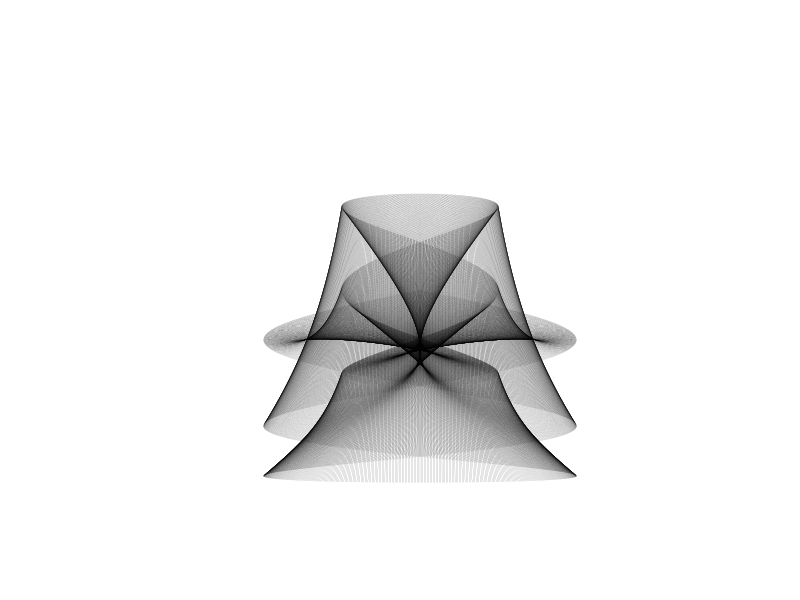
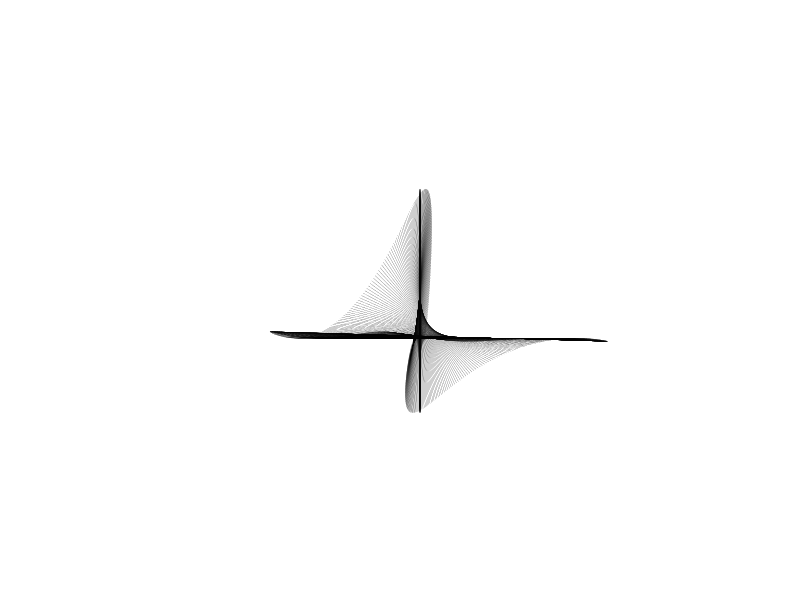
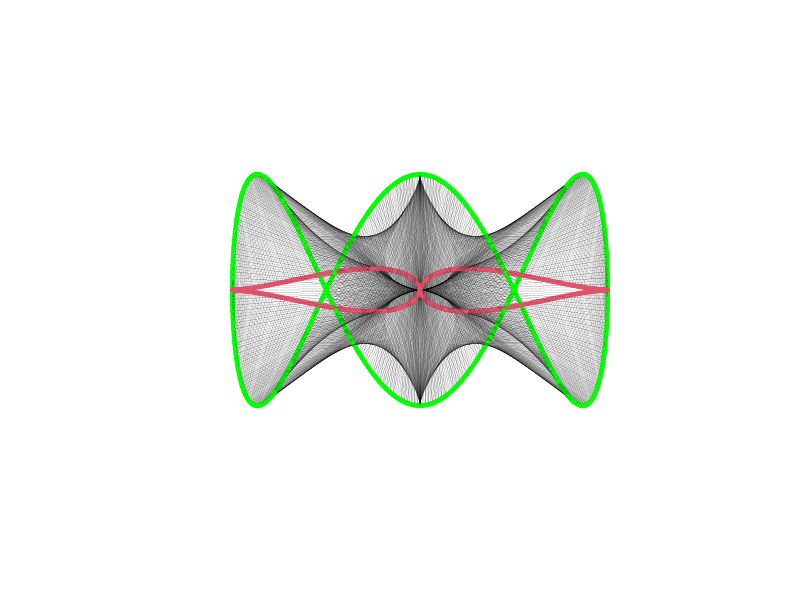
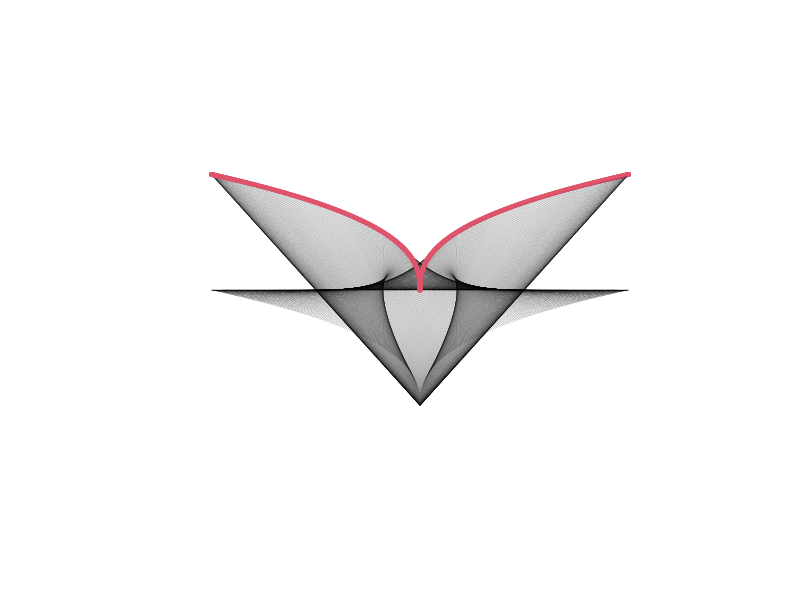
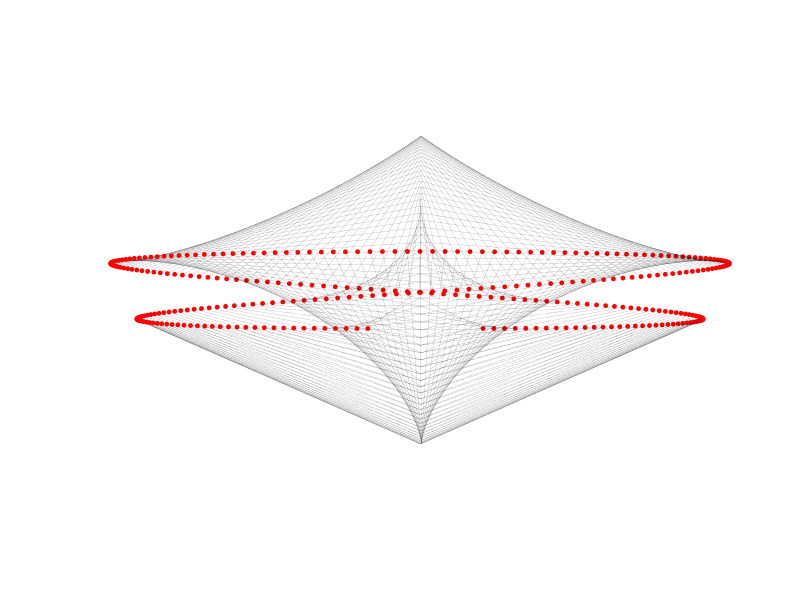
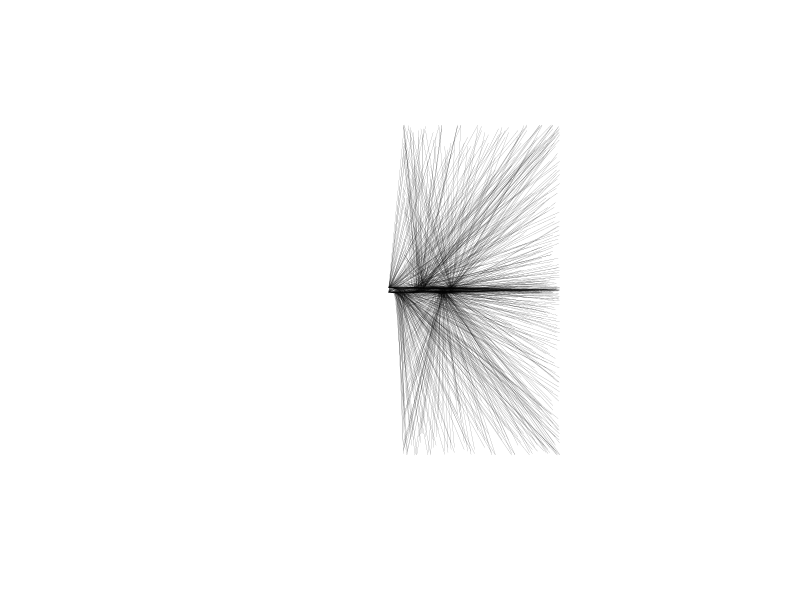
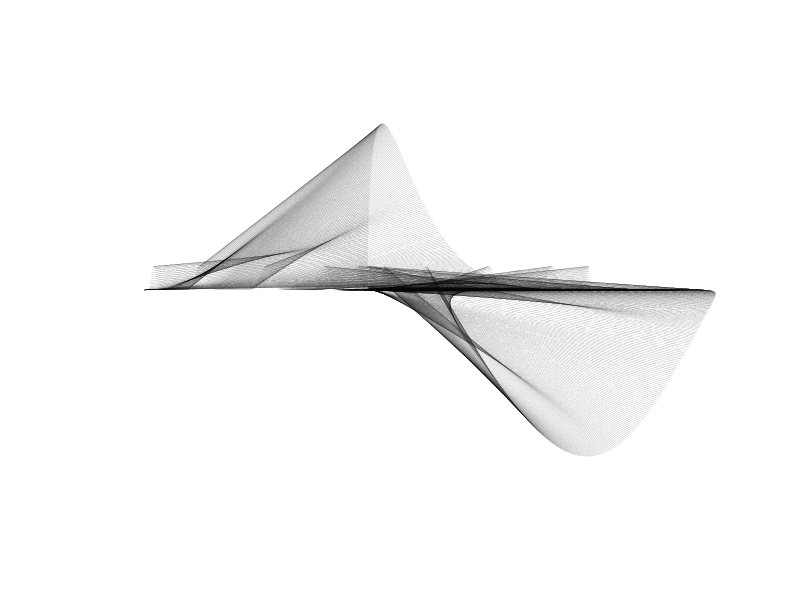
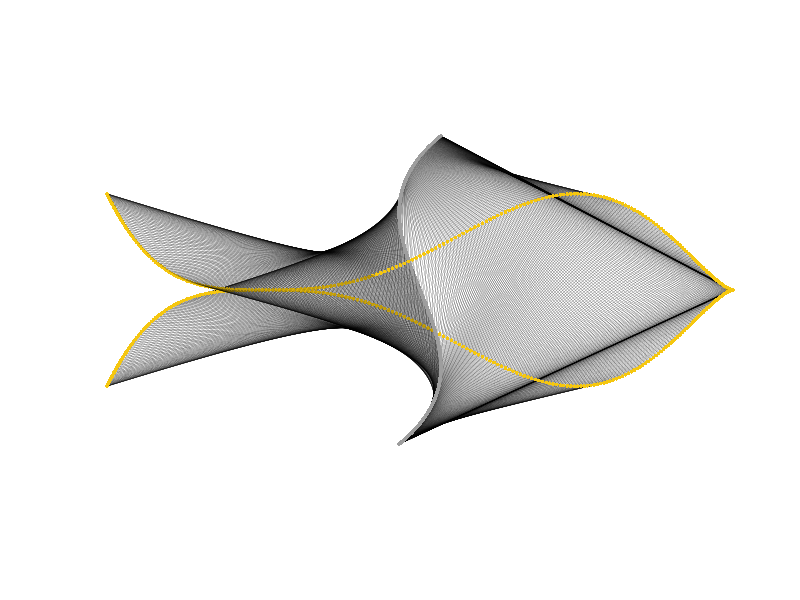

Here is the R script that generated these plots, in order:
## ---- chunk 1
knitr::opts_chunk$set(echo = TRUE)
library(fBasics)
## ---- chunk 2
### wagner

n<-1000 ## number of lines
## define coordinates of endpoints as 4 functions of k
x0<-function(k) -sin(3*pi*k/1000)
y0<-function(k) -cos(0.5*pi*k/1000)
x1<-function(k) -1/2*sin(6*pi*k/1000)
y1<-function(k) -1/2*cos(2*pi*k/1000)

par(mfrow=c(1,1))
plot(NULL,xlim=c(-2,2),ylim=c(-1,1), axes = FALSE, xlab="", ylab="")

for(k in -n:n){
segments(x0(k),y0(k),x1(k),y1(k),lwd=.1)
##points(x0(k),y0(k),col=2,pch=19,cex=.5)
}
## ---- chunk 3
n <- 1000 ##number of lins
## define coordinates of endpoints as 4 functions of k
x0 <- function(k) -4*sin(2*pi*k/1000 + pi/3)^5*sin(2*pi*k/1000)
y0 <- function(k) 4*cos(6*pi*k/1000)^2*sin(2*pi*k/1000 - pi/3)^2
x1 <- function(k) 5*sin(2*pi*k/1000)*sin(2*pi*k/1000 + pi/3)^5
y1 <- function(k) -2*sin(2*pi*k/1000 - pi/3)^2*cos(6*pi*k/1000)^2
par(mfrow=c(1,1))
plot(NULL, xlim=c(-5,5), ylim=c(-3,5), axes = FALSE, xlab="", ylab="")

for(k in 1:n){ ##e.g., x0(k) evaluates the function x0(k) for the current k values 
segments(x0(k), y0(k), x1(k), y1(k), lwd = 0.1)
## the line below, when uncommmented, colors one set of endpoints red
## to show how x0 and y0 vary from the graph below for each line segment
## points(x0(k), y0(k), col = 2, pch = 19, cex =.5)
}
## ---- chunk 4
## prompt 3 
## segment art
n <- 1000

#first eqs
u0 <- function(i) 3*cos(i)^3
v0 <- function(i) 3*sin(i)^3*cos(i)^2


# second eqs
u1 <- function(i) 3*cos(i)^3*sin(i)^2
v1 <- function(i) 3*sin(i)^3

#third eqs
u2 <- function(i) 3*cos(i)
v2 <- function(i) 3*sin(3*i)

plot(NULL, xlim=c(-5, 5), ylim=c(-5, 5), axes = FALSE, xlab="", ylab="")

for(i in 1:n){##e.g., u0(i) evaluates the function u0(i) for the current i value
  segments(u0(i), v0(i), u2(i), v2(i), lwd=.1)
  segments(u1(i), v1(i), u2(i), v2(i), lwd=.1)
  ## the line below, when uncommented, colors one set of endpoints red
  ## to show how u0 and v0 vary from the graph below for each line segment
  points(u0(i), v0(i), col=2, pch=19, cex=0.5)
  #points(u1(i), v1(i), col=4, pch=19, cex=0.5)
  points(u2(i), v2(i), col='green', pch=19, cex=0.5)
  
}
## ---- chunk 5
files <- F
n <- 1000 # number of lines 
# define coordinates of endpoints as 4 functions of k
x0 <- function(k) 2/3*sin(2*pi*k/1000 + 0.5*pi)^5
y0 <- function(k) 3/5*cos(2*pi*k/1000)^2
x1 <- function(k) -2/3*sin(2*pi*k/1000)^5
y1 <- function(k) -3/5*cos(2*pi*k/1000)^2


par(mfrow = c(1, 1))
plot(NULL, xlim = c(-1, 1), ylim = c(-1, 1), axes = FALSE, xlab="", ylab="")

for (k in 1:n) {# e.g., x0(k) evaluates the function x0(k) for the current k value
  segments (x0(k), y0(k), x1(k), y1(k), lwd = 0.1)
  # the line below, when uncommented, colors one set of endpoints red
  # to show how x0 and y0 vary from the graph below for each line segment
  points(x0(k), y0(k), col = 2, pch = 19, cex = 0.5)
}
## ---- chunk 6
n<-300 ##number of lines
##define coordinates of endpoints as 4 functions of k
x0<- function(k) 2*cos(3*pi*k/300)^1/2+5*sin(4*pi*k/300)
y0<- function(k) -1/2*cos(2*pi*k/300)^1/5
x1<- function(k) 2/15*sin(1*pi*k/300)^1/5
y1<- function(k) -4/5*sin(5*pi*k/300)^1/2

#if(files)pdf("Fortune Cookie.pdf", height=5, width=5)
par(mfrow=c(1,1))
plot(NULL, xlim=c(-6,6), ylim=c(-0.5,0.5), axes = FALSE, xlab="", ylab="")
 
for(k in 1:n){
	x0(k)
	segments(x0(k), y0(k), x1(k), y1(k), lwd=0.1)
	points(x0(k), y0(k), col="red", pch=19, cex=0.5)
}	
## ---- chunk 7
n <- 1000 ##number of lines
x0 <- function(k) 1/2*sin(20*k) + 2*pi/16
y0 <- function(k)6*cos(8*pi*k/1000)^3
x1 <- function(k) 1/5*sin(2*pi*k/1000)
y1 <- function(k)-1/6*cos(pi*k + pi/3)

##x0 <- function(k) 10*cos(6*pi*k/1000 + pi/6)^2


par(mfrow=c(1,1))
plot(NULL, xlim=c(-2,2), ylim=c(-7,7), axes = FALSE, xlab="", ylab="")

for(k in 1:n){
segments(x0(k), y0(k), x1(k), y1(k), lwd=0.1)
##points(x0(k), y0(k), col=2, pch=19, cex=0.5)
}
## ---- chunk 8
n <- 1000 ## number of lines
## define coordinates of endpoints as 4 functions
x0 <- function(k) 6/7*cos(pi*k/1000)^3
y0 <- function(k) 1/3*sin(12*pi*k/1000 + pi/7)^14
x1 <- function(k) 4/3*sin(pi*k/1000)^4
y1 <- function(k) -7/3*sin(2*pi*k/1000 - pi/5)^7

#if(files)pdf("roller.pdf", height=5, width=5)
par(mfrow = c(1,1))
plot(NULL, xlim = c(-1, 1.4), ylim = c(-2.7, 2.7), axes = FALSE, xlab="", ylab="")

for(k in 1:n){ ## e.g., x0(k) evaluates the function x0(k) for the current k value
segments(x0(k), y0(k), x1(k), y1(k), lwd=0.1)
## the line below, when uncommented, colors one set of endpoints red
## to show how x0 and y0 vary from the graph below for each line segment
#points(x0(k),y0(k), col=2, pch=19, cex=0.5)
}
## ---- chunk 9

n <- 1000 
x0 <- function(i) -2*cos(4*pi*i/1000)
y0 <- function(i) 1/2*cos(6*pi*i/1000)^3
x1 <- function(i) -(2/15)*sin(6*pi*i/1000)
y1 <- function(i) 4/5*sin(2*pi*i/1000)

par(mfrow=c(1,1))
plot(NULL, xlim=c(-2, 2), ylim=c(-1, 1), axes = FALSE, xlab="", ylab="")
for(i in 1:n){
  segments(x0(i), y0(i), x1(i), y1(i), lwd=0.2)
  points(x0(i), y0(i), col=7, pch=16, cex=0.5)
  points(x1(i), y1(i), col=8, pch=16, cex=0.5)
}

## ---- chunk 10
n<- 1000##number of lines
##define coordinates of endpoints as 4 functions of k

x0<- function(k)3*sin(2*pi*k/1000+pi/3)^5
y0<- function(k)4*cos(6*pi*k/1000)^2
x1<- function(k)4*sin(2*pi*k/1000)
y1<-function(k)-3*cos(2*pi*k/1000-pi/3)^2


par(mfrow=c(1,1))
plot(NULL, xlim=c(-5,5), ylim=c(-3.5,4.5), axes = FALSE, xlab="", ylab="")
for(k in 1:n){##e.g. x0(k) evaluates the function for the current kvalues
	segments(x0(k), y0(k), x1(k), y1(k), lwd=0.05, col="lightcoral")
	##the lines below, when uncommented, colors one set of endpoints red
	##toshowx0 and y0 vary fro mthe graph below for each line segment
	##points(x0(k), y0(k), col=2, pch=19, cex=0.5)
}
## ---- chunk 11
n <- 50 ## number of lines

### MAIN CURVES
x0 <- function(k) (cos(0.5*pi*k/n) - ((k/n)^2) - (k/n)) - 2.5
y0 <- function(k) -(sin(0.5*pi*k/n)*2 + (k/n)^2 + 3 + (k/n)*2)
x1 <- function(k) (1 - ((1) - (2*k/n)^2))
y1 <- function(k) (1 - (((2*k/n) - 1)^2))

### FILLED IN CIRCLES
c0 <- function(k) cos(pi*(k/n))*0.75 - 3.25
d0 <- function(k) sin(pi*(k/n))*0.75
c1 <- function(k) cos(pi*(k/n) + pi)*0.75 - 3.25
d1 <- function(k) sin(pi*(k/n) + pi)*0.75

### EMPTY CIRCLES
e0 <- function(k) cos(pi*(k/n))*0.75 + 1 
f0 <- function(k) sin(pi*(k/n))*0.75 + 1
e1 <- function(k) cos(pi*(k/n) + 0.1*pi)*0.75 + 1
f1 <- function(k) sin(pi*(k/n) + 0.1*pi)*0.75 + 1


plot(NULL, xlim = c(-6, 4), ylim = c(-8, 2), las=1, xlab="", ylab="", axes=F)
#grid(nx = 10, ny = 10)

for(k in -n:n){
#points(-x1(k), y1(k), pch = 19, col = "blue")
#points(x0(k), y0(k), pch = 19, col = "red")
segments(x0(k), y0(k), -x1(-k), y1(-k), lwd=0.5)

segments(c0(k), d0(k), c1(k), d1(k), lwd=0.5)

segments(e0(k), f0(k), e1(k), f1(k), lwd=0.5)
segments(e0(k), -f0(k), e1(k), -f1(k), lwd=0.5)
}
## ---- chunk 12
n <- 1000 ## number of lines
## define coordinates of endpoints as 4 functions of k

x0 <- function(k) 3*sin(3*pi*k/1000 - pi/3)^3
y0 <- function(k) 3*cos(3*pi*k/1000 + pi/3)
x1 <- function(k) 3*sin(3*pi*k/1000 + pi/3)
y1 <- function(k) 3*sin(3*pi*k/1000 - pi/3)^3

#x0 <- function(k) 3/2*sin(2*pi*k/1000 + pi/3)^5
#y0 <- function(k) 1/4*cos(6*pi*k/1000)^2
#x1 <- function(k) 1/5*sin(2*pi*k/1000)
#y1 <- function(k) -2/3*sin(2*pi*k/1000 - pi/3)^2


par(mfrow=c(1,1))
plot(NULL, xlim=c(-5, 5), ylim=c(-5, 5), axes = FALSE, xlab="", ylab="")

for(k in 1:n){##e.g., x0(k) evaluates the function x0(k) for the current value 
  segments(x0(k), y0(k), x1(k), y1(k), lwd=0.1)
  #points(x0(k), y0(k), col=2, pch=19, cex=0.5)
}
## ---- chunk 13

n <- 1850 ## number of lines
## define coordinates of endpoints as 4 functions of k
x0 <- function(k) fBasics::Heaviside(k, a = 1000)/(k/1000)*sin(2*pi*k/1000)^5
y0 <- function(k) fBasics::Heaviside(k, a = 1000)/(k/1000)*cos(6/5*pi*k/1000-0.5)^2
x1 <- function(k) fBasics::Heaviside(k, a = 1000)/(k/1000)*sin(2*pi*k/1000)
y1 <- function(k) fBasics::Heaviside(k, a = 1000)/(k/1000)*sin(5/3*pi*k/1000 - 0.5)^2

par(mfrow=c(1,1))
plot(NULL, xlim=c(-0.75, 1), ylim=c(0, 1), axes = FALSE, xlab="", ylab="")
for(k in 1:n){##e.g., x0(k) evaluates the function x0(k) for the current k value
segments(x0(k), y0(k), x1(k), y1(k), lwd=0.1)
## the line below, when uncommented, colors one set of endpoints red
## to show how x0 and y0 vary from the graph below for each line segment
#points(x0(k), y0(k), col=2, pch=19, cex=0.5)
}
## ---- chunk 14
n <- 1000 ## number of lines
## define coordinates of endpoints as 4 functions of k
x0 <- function(k) 3/2*sin(2*pi*k/1000 + pi/3)^5
y0 <- function(k) 1/4*cos(6*pi*k/1000)^2
x1 <- function(k) 1/5*sin(2*pi*k/1000)
y1 <- function(k) -2/3*sin(2*pi*k/1000 - pi/3)^2

##my coordinates
x0 <- function(k) 3/2*cos(2*pi*k/1000 + pi/3)^5
y0 <- function(k) 1/4*sin(6*pi*k/1000)^2
x1 <- function(k) 1/5*tan(2*pi*k/1000)
y1 <- function(k) -2/3*cos(2*pi*k/1000 - pi/3)^2

par(mfrow=c(1,1))
plot(NULL, xlim=c(-2, 2), ylim=c(-1, 1), axes = FALSE, xlab="", ylab="")

for(k in 1:n){##e.g., x0(k) evaluates the function x0(k) for the current k value
  segments(x0(k), y0(k), x1(k), y1(k), lwd=0.1)
  ## the line below, when uncommented, colors one set of endpoints red
  ## to show how x0 and y0 vary from the graph below for each line segment
  #points(x0(k), y0(k), col=2, pch=19, cex=0.5)
}  
